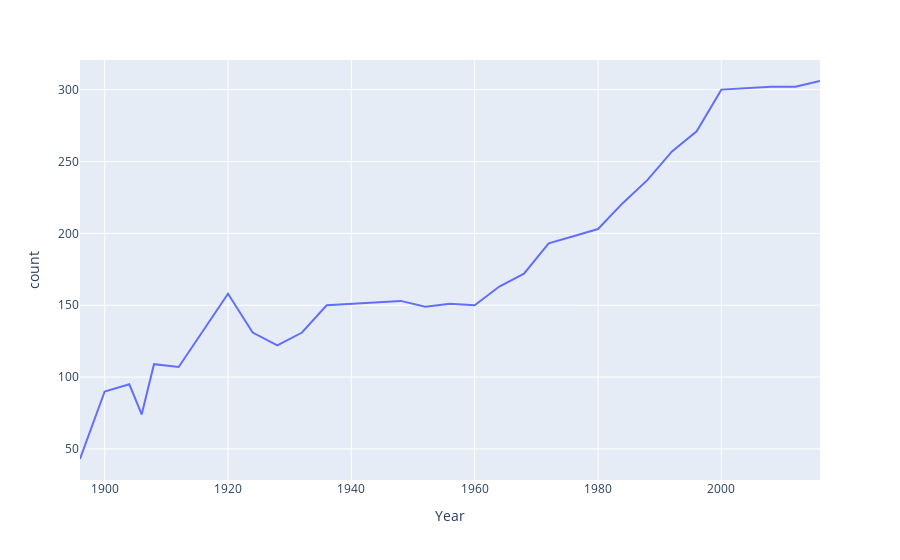

Notebook source saved alongside this figure:
### Code cell
nations_over_time = df.drop_duplicates(['Year','Event'])['Year'].value_counts().reset_index().sort_values('Year')
fig = px.line(nations_over_time, x = 'Year',y ='count')
fig.show()

### Figure 1 — Plotly figure (JSON) as saved in the notebook; plotly's stock layout.template omitted (floating-point values rounded to 4 significant figures)
{"data": [{"hovertemplate": "Year=%{x}<br>count=%{y}<extra></extra>", "legendgroup": "", "line": {"color": "#636efa", "dash": "solid"}, "marker": {"symbol": "circle"}, "mode": "lines", "name": "", "orientation": "v", "showlegend": false, "type": "scatter", "x": [1896, 1900, 1904, 1906, 1908, 1912, 1920, 1924, 1928, 1932, 1936, 1948, 1952, 1956, 1960, 1964, 1968, 1972, 1976, 1980, 1984, 1988, 1992, 1996, 2000, 2004, 2008, 2012, 2016], "xaxis": "x", "y": [43, 90, 95, 74, 109, 107, 158, 131, 122, 131, 150, 153, 149, 151, 150, 163, 172, 193, 198, 203, 221, 237, 257, 271, 300, 301, 302, 302, 306], "yaxis": "y"}], "layout": {"legend": {"tracegroupgap": 0}, "margin": {"t": 60}, "xaxis": {"anchor": "y", "domain": [0, 1], "title": {"text": "Year"}}, "yaxis": {"anchor": "x", "domain": [0, 1], "title": {"text": "count"}}}}
